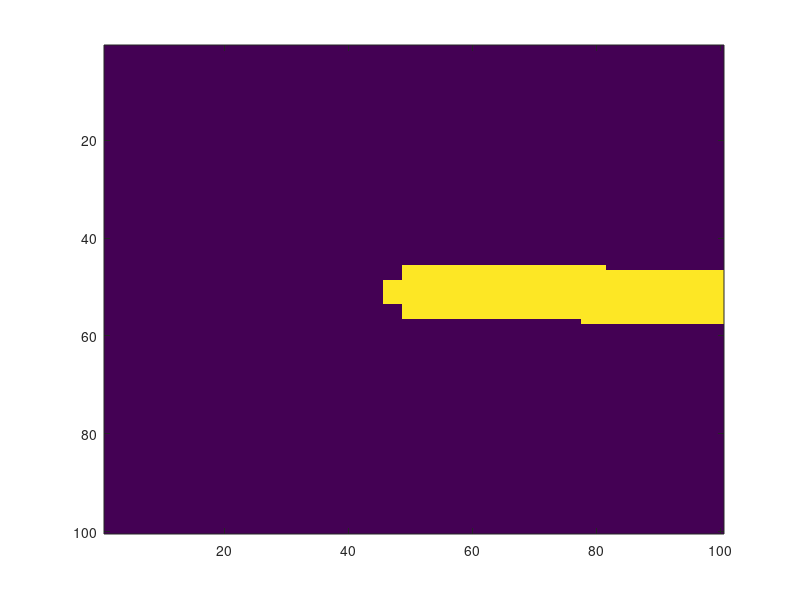

Source code (MATLAB):
occlusion = zeros(11,11);
occlusion(4:8,:) = 1;
occlusion(:,4:8) = 1;

domain = zeros(100,100);

domain(1:50,50) = 1;


% figure
% imagesc(shadow)

N = size(domain,1);
theta = 0:179;

% Generate trignometric tables
costheta = cosd(theta);
sintheta = sind(theta);

% Define the x & y axes for the reconstructed image so that the origin
% (center) is in the spot which RADON would choose.
center = floor((N + 1)/2);
xleft = -center + 1;
x = (1:N) - 1 + xleft;
x = repmat(x, N, 1);

ytop = center - 1;
y = (N:-1:1).' - N + ytop;
y = repmat(y, 1, N);

figure
for i = 1:length(theta)
    line = ones(size(domain)).*((y == 0) & (x <= 0));
    line = imrotate(line,theta(i),'nearest','crop');

    t = x.*costheta(i) + y.*sintheta(i);
    t_perp = -x.*sintheta(i) + y.*costheta(i); 
    
    shadow = conv2(line,occlusion,'same');

    imagesc(shadow>0)
    pause(0.1)
       
end